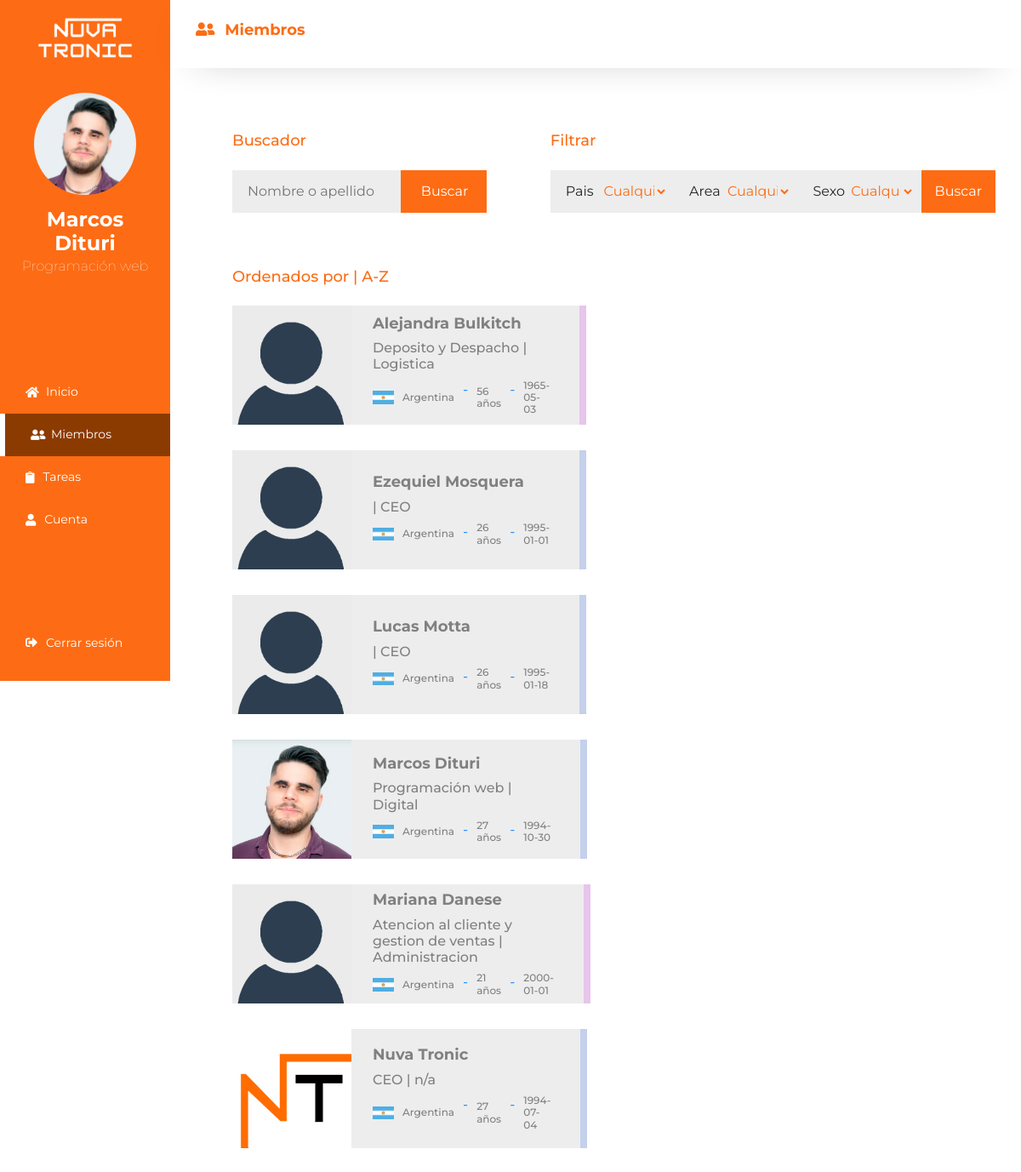
The page /miembros.php (signed in) on the database its author committed.
### tables this page shows
CREATE TABLE `usuarios` (
  `id_usuario` int(250) NOT NULL,
  `tipo` varchar(50) NOT NULL,
  `nombre` varchar(500) DEFAULT NULL,
  `apellido` varchar(500) DEFAULT NULL,
  `pais` varchar(250) NOT NULL,
  `sexo` varchar(20) NOT NULL,
  `interno` varchar(20) NOT NULL,
  `fecha` date NOT NULL DEFAULT current_timestamp(),
  `area` varchar(500) DEFAULT NULL,
  `cargo` varchar(500) DEFAULT NULL,
  `email` varchar(500) DEFAULT NULL,
  `clave` varchar(500) DEFAULT NULL,
  `empresa` varchar(500) DEFAULT NULL,
  `superior` varchar(250) NOT NULL,
  `fecha_ing` date NOT NULL DEFAULT current_timestamp(),
  `URL_imagen` text NOT NULL,
  `acceso` varchar(50) NOT NULL
);

### php/sesion.php (called while the page is built, shortened)
<?php
    if(isset($_SESSION['id_usuario']) && !empty($_SESSION['id_usuario'])) {
        $id_usuario = $_SESSION['id_usuario'];
        $mostrar = "SELECT * FROM `usuarios` WHERE id_usuario=$id_usuario";
        $mostrar_ej = mysqli_query(
                    $conexion, $mostrar
                    );
        if($mostrar_ej == true){
            while($dato = mysqli_fetch_array($mostrar_ej)) {
                $nombre = $dato["nombre"];
                $apellido = $dato["apellido"];
                $cargo = $dato["cargo"];
                $URL_imagen = $dato["URL_imagen"];
                $acceso = $dato["acceso"];
            }
        }
    } else{
        echo '<script>location.href = "login.php"</script>';
    }
?>

### miembros.php (the view, shortened to what this page needs)
<?php
    $donde = "miembros";
    include("php/conexion.php");
    include("php/sesion.php");
    include("componentes/head.php");
?>
<body>
    <div class="container-fluid">
        <div class="row cont-all">
            <?php
                include ("componentes/menu.php");
            ?>
            <div class="col-xl-10 cont-gral">
                <div class="row">
                    <div class="col-12 cont-tit">
                        <?php
                        if($acceso == "master"){
                        ?>
                            <h1><i class="fas fa-user-friends"></i> <b>Miembros</b></h1> <a class="btn-panel" href="cuenta-nueva.php"><i class="i-bla fas fa-plus"></i> Nuevo usuario</a>
                        <?php
                        } else {
                        ?>
                            <h1><i class="fas fa-user-friends"></i> <b>Miembros</b></h1>
                        <?php
                        }?>
                    </div>
                    <div class="col-12 sinNada cont-dat">
                        <div class="row sinNada sub-tit" id="dobletit">
                            <div class="col-5 sinNada">
                                <h1>Buscador</h1>
                            </div>
                            <div class="col-7 sinNada">
                                <h1>Filtrar</h1>
                            </div>
                        </div>
                        <div class="row sinNada" id="cont-all-busc">
                            <div class="col-4 sinNada" id="cont-forms-b">
                                <form class="row sinNada form-b" action="buscar_miembros.php" method="POST">
                                    <div class="col-12 sinNada cont-buscar1">
                                        <input type="text" name="valorNombre" id="valorNombre" placeholder="Nombre o apellido">
                                        <input id="btn-bus-n" type="submit" name=""  value="Buscar">
                                    </div>
                                </form>
                            </div>
                            <div class="col-1"></div>
                            <div class="col-7 sinNada" id="cont-forms-b">
                                <form class="row sinNada form-b" action="filtrar_miembros.php" method="POST">
                                    <div class="col-12 sinNada cont-buscar">
                                        <div class="row sinNada cont-filters">
                                            <div class="col-1 sinNada cont-det-f"><label>Pais</label></div>
                                            <select class="col-2 sinNada" name="pais" id="">
                                                <option value="na">Cualquiera</option>
                                            </select>
                                            <div class="col-1 sinNada cont-det-f"><label>Area</label></div>
                                            <select class="col-2 sinNada" name="area" id="">
                                                <option value="na">Cualquiera</option>
                                            </select>
                                            <div class="col-1 sinNada cont-det-f"><label>Sexo</label></div>
                                            <select class="col-2 sinNada" name="sexo" id="">
                                                <option value="na">Cualquiera</option>
                                            </select>
                                            <input class="col-2 sinNada" id="btn-bus-n" type="submit" name=""  value="Buscar">
                                        </div>
                                    </div>
                                </form>
                            </div>
                        </div>
                         <div class="row sinNada sub-tit">
                            <h1>Ordenados por | A-Z</h1>
                        </div>
                        <div class="row sinNada cont-all-users">
                            <?php
                            $sql_users = "SELECT * FROM `usuarios` ORDER BY nombre ASC";
                            $query_users = mysqli_query(
                                $conexion, $sql_users
                            );
                            while($dato = mysqli_fetch_array($query_users)) {
                                $id_usuario = $dato['id_usuario'];
                                $nombre = $dato['nombre'];
                                $apellido = $dato['apellido'];
                                $cargo = $dato['cargo'];
                                $area = $dato['area'];
                                $pais = $dato['pais'];
                                $sexo = $dato['sexo'];
                                $fecha = $dato['fecha'];
                                $URL_imagen = $dato['URL_imagen'];
                                $year_act = date("Y");
                                $year = date("Y", strtotime($fecha));
                                $edad = $year_act - $year;
                                if($sexo == "m"){
                                    $classSex = "sex-m";
                                } else if($sexo == "f"){
                                    $classSex = "sex-f";
                                }
                            echo "<a href='perfil.php?id_miembro=$id_usuario' class='col-xl-5 cont-users'>";
                            echo    "<div class='foto-user-list' style='background: url(php/$URL_imagen); background-size:cover;background-position:center'>";
                            echo    "</div>";
                            echo    "<div class='text-user-list $classSex'>";
                            echo        "<h1>$nombre $apellido</h1>";
                            echo        "<h2>$cargo | $area</h2>";
                            echo        "<div class='cont-dat-lis'>";
                            echo            "<div class='pais'><img src='img/$pais.jpg' alt=''><h3 class='lmays'>$pais</h3></div>";
                            echo            "<div>-</div>";
                            echo            "<div class='pais'><h3>$edad años</h3></div>";
                            echo            "<div>-</div>";
                            echo             "<div class='pais'><h3>$fecha</h3></div>";
                            echo        "</div>";
                            echo    "</div>";
                            echo "</a>";
                            echo "<div class='col-xl-1'></div>";
                            }
                        ?>
                        </div>
                    </div>
                </div>
            </div>
    </div>
</body>
</html>

### componentes/menu.php (shortened to what this page needs)
<?php
if($donde == "inicio"){
    $a_inicio = "a_active";
}
else if($donde == "miembros"){
    $a_miembros = "a_active";
}
?>
<div class="col-xl-2"></div>
<div class="col-xl-2 cont-panel-menu">
    <div class="cont-user">
        <img class="img-logo" src="img/logoblanco.png" alt="">
        <a href="cuenta.php" class="cont-user-all">
            <div class="img-user"  alt="" style=" background: url(php/<?php echo $URL_imagen;?>); background-size: cover;  background-position: center;"></div>
            <h4><?php echo "$nombre $apellido";?></h4>
            <p><?php echo $cargo;?></p>
        </a>
    </div>
    <ul class="cont-btns">
        <li class="<?php echo $a_inicio;?>"><a href="index.php"><i class="fas fa-home"></i> Inicio</li></a>
        <li class="<?php echo $a_miembros;?>"><a href="miembros.php"><i class="fas fa-user-friends"></i> Miembros</li></a>
        <li class="<?php echo $a_tareas;?>"><a href="tareas.php"><i class="fas fa-clipboard"></i> Tareas</li></a>
        <li class="<?php echo $a_cuenta;?>"><a href="cuenta.php"><i class="fas fa-user"></i> Cuenta</li></a>
    </ul>
    <ul class="cont-btns">
        <li><a href="cerrar_sesion.php"><i class="fas fa-sign-out-alt"></i> Cerrar sesión</li></a>
    </ul>
</div>

### rows shown on the page
usuarios: URL_imagen (picture), nombre "Marcos", apellido "Dituri", cargo "Programación web", area "Digital", pais (picture), pais "Argentina", fecha "1994-10-30"
usuarios: URL_imagen (placeholder picture), nombre "Alejandra", apellido "Bulkitch", cargo "Deposito y Despacho", area "Logistica", pais (picture), pais "Argentina", fecha "1965-05-03"
usuarios: URL_imagen (placeholder picture), nombre "Ezequiel", apellido "Mosquera", area "CEO", pais (picture), pais "Argentina", fecha "1995-01-01"
usuarios: URL_imagen (placeholder picture), nombre "Lucas", apellido "Motta", area "CEO", pais (picture), pais "Argentina", fecha "1995-01-18"
usuarios: URL_imagen (placeholder picture), nombre "Mariana", apellido "Danese", cargo "Atencion al cliente y gestion de ventas", area "Administracion", pais (picture), pais "Argentina", fecha "2000-01-01"
usuarios: URL_imagen (picture), nombre "Nuva", apellido "Tronic", cargo "CEO", area "n/a", pais (picture), pais "Argentina", fecha "1994-07-04"
